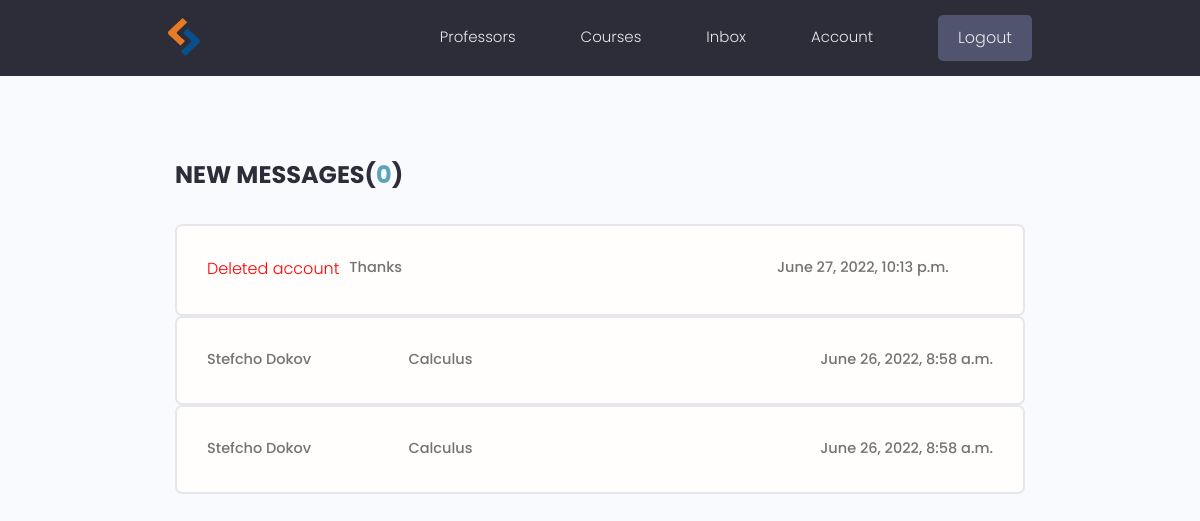
The app's page /inbox/ (signed in) with its own data.
### users/models.py (models this page shows, shortened)
class Message(m.Model):
    sender=m.ForeignKey(Profile,null=True,on_delete=m.SET_NULL)
    recipient=m.ForeignKey(Profile,null=True,related_name='messages',on_delete=m.SET_NULL)
    name=m.CharField(max_length=200,null=True,blank=True)
    email=m.EmailField(blank=True,null=True,max_length=200)
    subject=m.CharField(max_length=200,null=True,blank=True)
    body=m.TextField()
    is_read=m.BooleanField(default=False)
    date_created=m.DateTimeField(auto_now_add=True)
    id=m.UUIDField(default=uuid.uuid4,primary_key=True,editable=False,unique=True)
    class Meta:
        ordering =['is_read','-date_created']

class Profile(m.Model):
    user=m.OneToOneField(User,null=True,blank=True,on_delete=m.CASCADE)
    username=m.CharField(max_length=200,null=True,blank=True)
    name=m.CharField(max_length=200,null=True,blank=True)
    email=m.CharField(max_length=500,null=True,blank=True)
    short_intro=m.CharField(max_length=400,null=True,blank=True)
    bio=m.TextField(null=True,blank=True)
    profile_image=m.ImageField(null=True,blank=True,upload_to='profiles/',default='user-default.png')
    link=m.CharField(max_length=200,blank=True,null=True)
    skill=m.ManyToManyField('Skill',blank=True)
    date_created=m.DateTimeField(auto_now_add=True)
    id=m.UUIDField(default=uuid.uuid4,primary_key=True,editable=False,unique=True)
    class Meta:
        ordering=['date_created']

### users/views.py (the view)
# urls.py: path('inbox/',views.inbox,name='inbox'),
@login_required(login_url='login')
def inbox(request):
    profile=request.user.profile
    messageRequests=profile.messages.all()
    unreadCount=messageRequests.filter(is_read=False).count()
    context={'messageRequests':messageRequests, 'unreadCount':unreadCount}
    return render(request,'users/inbox.html',context)

### users/templates/users/inbox.html
{% extends 'main.html' %}
{% block content  %}
<main class="inbox my-xl">
    <div class="content-box">
      <h3 class="inbox__title">New Messages(<span>{{unreadCount}}</span>)</h3>
      {% for message in messageRequests %}
      <ul class="messages">
        {% if message.is_read == False %}
        <li class="message message--unread">
        {% else %}
        <li class="message">
        {% endif %}
          <a href="{% url 'message' message.id %}">
            {% if message.sender.name %}
            <span class="message__author">{{message.sender.name}}</span>
            {% else %}
            <p style="color:red ;">Deleted account</p>
            {% endif %}
            <span class="message__subject">{{message.subject}}</span>
            <span class="message__date">{{message.date_created}}</span>
          </a>
        </li>
      </ul>
      {% endfor %}
    </div>
  </main>
{% endblock %}

### static/styles/app.css (style rules this page uses)
:root { --color-sub: #2d2d39; }
.content-box { width: 95%; max-width: 85rem; margin: 0 auto; }
.inbox { height: 90vh; }
.inbox__title, .inbox__title span { font-size: 2.4rem; font-weight: 700; color: var(--color-sub); text-transform: uppercase; text-align: left; margin-bottom: 3rem; }
.inbox__title span { color: var(--color-main); }
.messages { list-style: none; background: var(--color-white); padding: 0.5rem 3rem; border: 2px solid var(--color-light); border-radius: 0.7rem; }
.message { padding: 2.5rem 0; }
.message > a span { font-size: 1.45rem; font-weight: 500; }
.message > a { display: flex; gap: 1rem; }
.message__author, .message__date { flex-basis: 25%; }
.message__subject { flex-basis: 50%; }
.message__date { text-align: right; }

### static/uikit/styles/modules/_variables.css (style rules this page uses)
:root { --color-main: #5aa5b9; --color-main-light: #e6faff; --color-sub: #3f4156; --color-sub-light: #51546e; --color-sub-lighter: #ededfd; --color-text: #737373; --color-gray: #8b8b8b; --color-light: #e5e7eb; --color-light-gray: #767676; --color-bg: #f8fafd; --color-white: #fffefd; --color-white-light: #f3f3f3; --color-success: #359e64; --color-success-bg: #def8e8; --color-error: #fc4b0b; --color-error-bg: #fff2ee; --font-base: 'Poppins', arial, helvetica, 'Segoe UI', roboto, ubuntu, sans-serif; --font-monospace: 'Fira Code', 'Courier New', courier, monospace; --font-regular: 300; --font-medium: 500; --font-bold: 700; --generic-shadow: 1px 1px 5px #00000010; --generic-transition: all 0.3s ease-in-out; }

### static/uikit/styles/modules/_base.css (style rules this page uses)
* { margin: 0; padding: 0; box-sizing: border-box; text-rendering: optimizeLegibility; color: inherit; font-size: inherit; }
html { font-size: 50%; }
@media only screen and (min-width: 480px) { html { font-size: 56.25%; } }
@media only screen and (min-width: 1200px) { html { font-size: 62.5%; } }
body { line-height: 1.6; font-weight: 400; font-size: 1.5rem; color: var(--color-text); background-color: var(--color-bg); min-height: 100vh; }

### static/uikit/styles/modules/_typography.css (style rules this page uses)
* { font-family: var(--font-base); }
h3 { font-size: 3.2rem; font-weight: var(--font-medium); }
p, span, strong { font-size: 1.6rem; color: var(--color-text); font-weight: var(--font-regular); }
a { padding-bottom: 2px; text-decoration: none; display: inline-block; color: var(--color-main); font-weight: var(--font-medium); }

### static/uikit/styles/modules/_utilities.css (style rules this page uses)
.my-xl { margin: 8rem auto; }

### records on screen
Message: shows "Deleted account", subject "Thanks", date_created "June 27, 2022, 10:13 p.m."
Message: sender.name "Stefcho Dokov", subject "Calculus", date_created "June 26, 2022, 8:58 a.m."
Message: sender.name "Stefcho Dokov", subject "Calculus", date_created "June 26, 2022, 8:58 a.m."

### other values on screen
{{ unreadCount }} "0"
